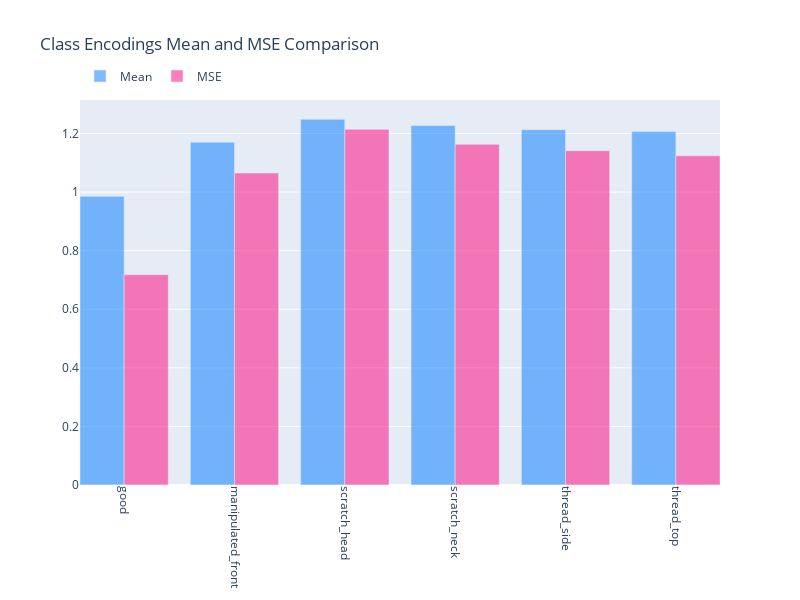

Write notebook code for a chart like this one.
### Code cell
class_encoding = utils.get_class_encodings(bigger_autoencoder_big, test_dataset, device)
class_means, class_mses = utils.calculate_class_stats(class_encoding)
utils.plot_class_stats(class_means, class_mses, class_names)

### Figure 1 — Plotly figure (JSON) as saved in the notebook; plotly's stock layout.template omitted (floating-point values rounded to 4 significant figures)
{"data": [{"marker": {"color": "rgba(0, 123, 255, 0.5)"}, "name": "Mean", "type": "bar", "width": 0.4, "x": [-0.2, 0.8, 1.8, 2.8, 3.8, 4.8], "y": [0.9854, 1.171, 1.249, 1.227, 1.213, 1.207]}, {"marker": {"color": "rgba(255, 0, 123, 0.5)"}, "name": "MSE", "type": "bar", "width": 0.4, "x": [0.2, 1.2, 2.2, 3.2, 4.2, 5.2], "y": [0.7177, 1.065, 1.214, 1.163, 1.141, 1.124]}], "layout": {"bargap": 0.2, "bargroupgap": 0.1, "barmode": "group", "height": 600, "legend": {"orientation": "h", "x": 0, "y": 1.1}, "title": {"text": "Class Encodings Mean and MSE Comparison"}, "width": 800, "xaxis": {"tickangle": 90, "tickmode": "array", "ticktext": ["good", "manipulated_front", "scratch_head", "scratch_neck", "thread_side", "thread_top"], "tickvals": [0, 1, 2, 3, 4, 5]}}}
